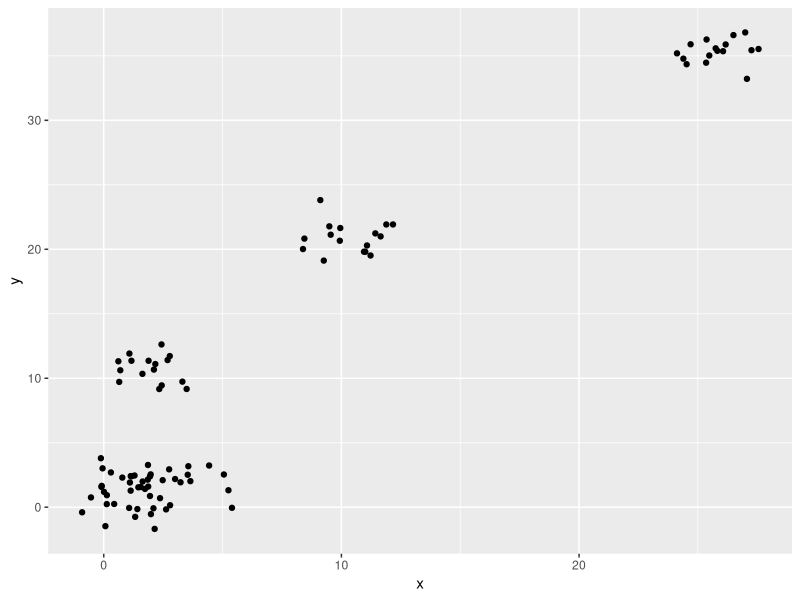

This chart was generated by the following R code:
#### Libraries ####
library(ggplot2)
#### Data ####
n = 100
g = 6 
set.seed(g)
d <- data.frame(x = unlist(lapply(1:g, function(i) rnorm(n/g, runif(1)*i^2))), 
                y = unlist(lapply(1:g, function(i) rnorm(n/g, runif(1)*i^2))))

#### First plot ####
ggplot(d, aes(x = x, y = y), color = "blue") + 
        geom_point()


